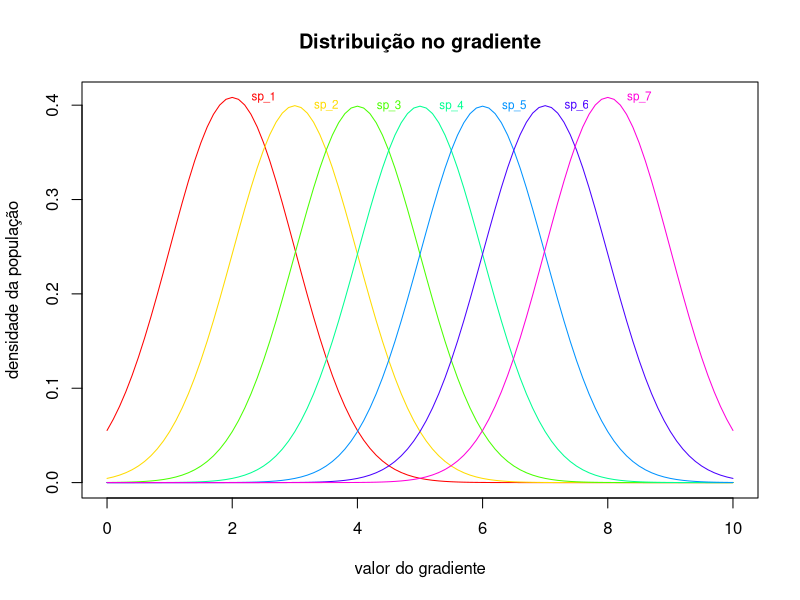
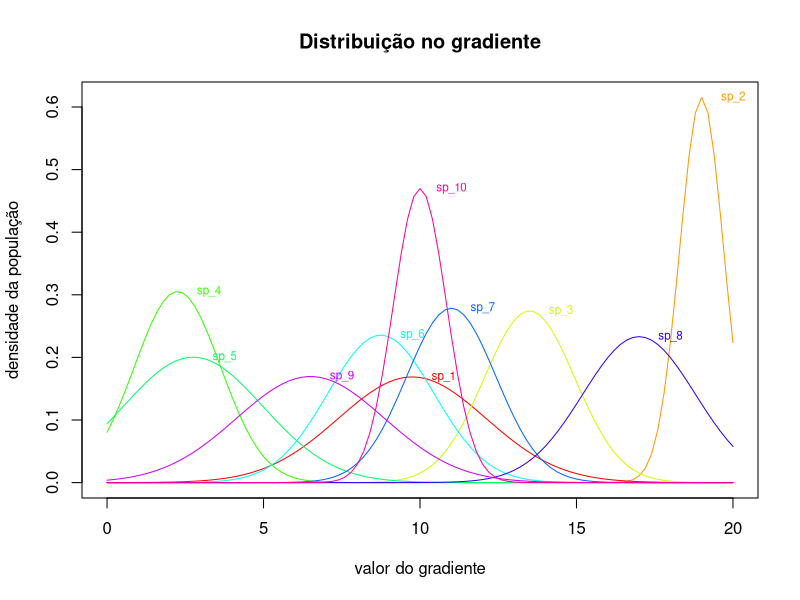
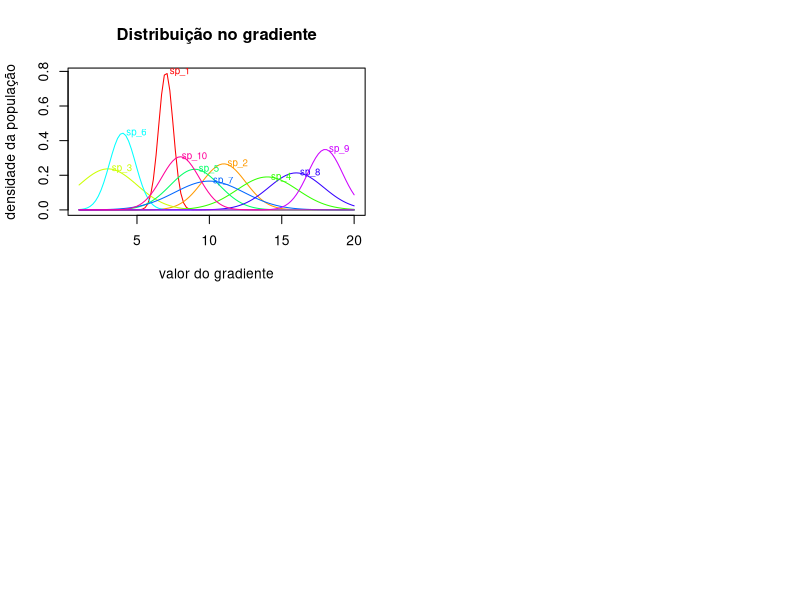
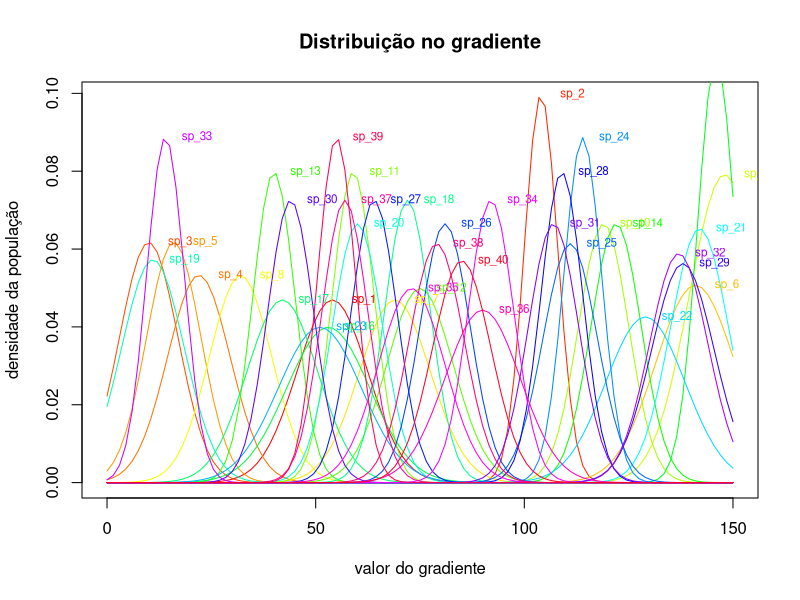
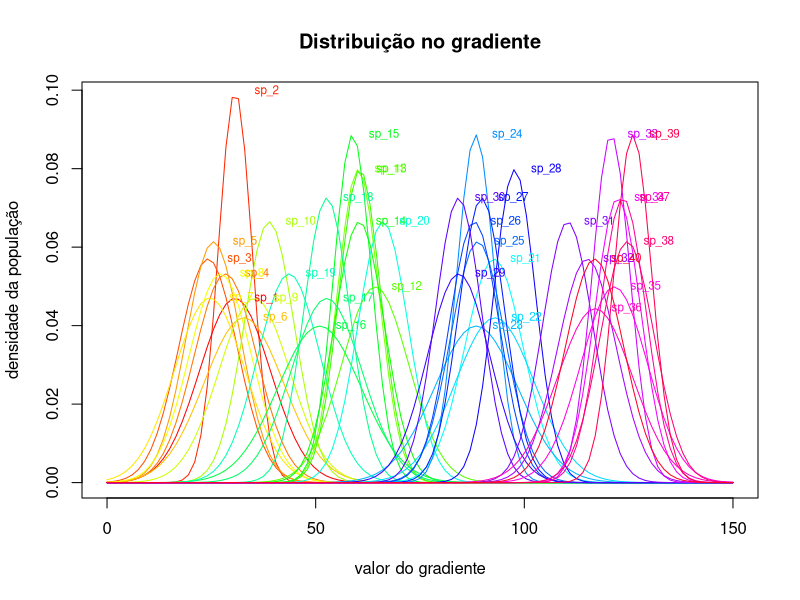
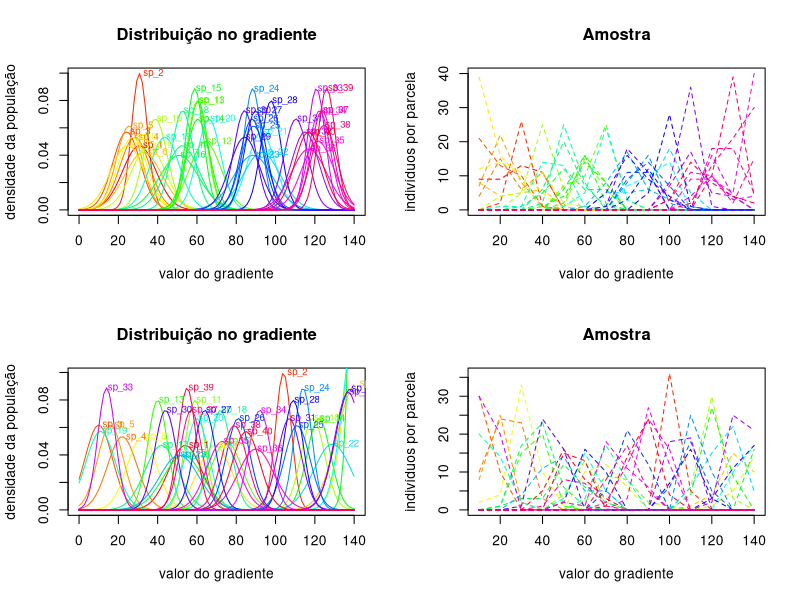

R code for these plots, in order:
## retirado do tutorial Comunidade Virtual do wiki ECOVIRTUAL # ROTEIRO MENOS DETALHADO
#melina leite


### Comunidade de plantas virtual

##funcao grafico das sps em um gradiente ambiental
graf.com=function(medias, desvios, minimo, maximo, leg=TRUE)
{
          dnorm.trunc=function(x, minimo=-Inf, maximo=Inf, media=0, desvio=1)
          {
                    res=numeric(length(x))
                    x.prov=dnorm(x,mean=media, sd=desvio)
                    ampl.norm=pnorm(maximo,mean=media, sd=desvio)-pnorm(minimo,mean=media, sd=desvio)
                    x.prov/ampl.norm
          }
          nsp=length(medias)
          cor=rainbow(nsp)
          n.min=which.min(desvios)
          curve(dnorm.trunc(x, medias[n.min], desvios[n.min], maximo=maximo, minimo=minimo),from=minimo, to=maximo, ylab="densidade da população", xlab="valor do gradiente", main="Distribuição no gradiente", col=cor[n.min])
          seqsp=1:nsp
          seqsp=seqsp[-n.min]
          for (i in seqsp)
          {
          curve(dnorm.trunc(x, medias[i], desvios[i], maximo=maximo, minimo=minimo),from=minimo, to=maximo,add=TRUE, col=cor[i])
          } 
          if(leg==TRUE)
          {
          n.medias=medias + (maximo-minimo) * 0.05
          text(n.medias[n.min], dnorm.trunc(medias[n.min], medias[n.min], desvios[n.min],maximo=maximo,minimo=minimo), labels=paste("sp",n.min,sep="_"), col=cor[n.min], cex=.7)
          text(n.medias[-n.min], dnorm.trunc(medias[-n.min], medias[-n.min], desvios[-n.min],maximo=maximo,minimo=minimo), labels=(paste("sp",seqsp,sep="_")), col=cor[-n.min], cex=.7)
          }
}  

##ex
graf.com(medias=c(2,3,4,5,6,7,8), desvios=c(1,1,1,1,1,1,1), minimo=0, maximo=10)

##
s1=seq(from=1.5, to=19.5, by=0.25)
s1
med=sample(s1, size=10)
med
desv <-runif(10,0.5,2.5)
desv

##
graf.com(medias=med, desvios=desv, minimo=0, maximo=20)

##
par(mfrow=c(2,2))
graf.com(medias=sample(2:19, size=10),desvios=sample(seq(from=0.5, to=2.5, by=0.1),10), minimo=1, maximo=20) #repetir esta funcao 3 vezes para resultar em 4 graficos na janela

dev.off()

### Comunidade discreta e continua

##
com.cont=sample(10:150, 40)
desv=sample(seq(from=4, to=10, by=0.5),40, replace=TRUE)
graf.com(medias=com.cont, desvios=desv, minimo=0, maximo=150)

##
com1=rnorm(10, mean=30, sd=5)
com2=rnorm(10, mean=60, sd=5)
com3=rnorm(10, mean=90, sd=5)
com4=rnorm(10, mean=120, sd=5)
com.disc=c(com1,com2,com3,com4)
graf.com(medias=com.disc, desvios=desv, minimo=0, maximo=150)


### Amostrando a comunidade virtual

##
amostra.com=function(medias, desvios, amostra, n.ind=100, minimo=0,
                     maximo=150)
{
          pnorm.trunc=function(x,minimo=-Inf, maximo=Inf, media=0, desvio=1)
          {
                    denom <- pnorm(maximo, mean=media, sd=desvio) - pnorm(minimo, mean=media, sd=desvio)
                    qtmp <- pnorm(x, mean=media, sd=desvio) - pnorm(minimo, mean=media, sd=desvio)
                    qtmp/denom
          }
          nsp=length(medias)
          namostra=length(amostra)
          resulta=prob.resulta=matrix(0, nrow=nsp, ncol=namostra)
          sp.name=paste("sp", 1:nsp, sep="_")
          rownames(resulta)<-sp.name
          colnames(resulta)=paste("plot", 1:namostra, sep="_")
          for(k in 1:namostra)
          {
                    for(i in 1:nsp)
                    {
                              prob.resulta[i,k]= pnorm.trunc(amostra[k]+1,minimo=minimo, maximo=maximo,media=medias[i], desvio=desvios[i])- pnorm.trunc(amostra[k],minimo=minimo, maximo=maximo,media=medias[i], desvio=desvios[i] )
                    }
                    s1=sample(sp.name, size=n.ind, prob=prob.resulta[,k], replace=TRUE)
                    conta.s1=table(s1)
                    pos.sp=match(names(conta.s1),sp.name)
                    resulta[,k][pos.sp]<-conta.s1
          }
          return(resulta)
}

##
prob.ssp=function(medias, desvios, amostra, minimo=0, maximo=150)
{
          nsp=length(medias)
          namostra=length(amostra)
          resulta=matrix(NA, nrow=nsp, ncol=namostra)
          rownames(resulta)=paste("sp", 1:nsp, sep="_")
          colnames(resulta)=paste("plot", 1:namostra, sep="_")
          for(k in 1:namostra)
          {
                    for(i in 1:nsp)
                    {
                              resulta[i,k]= pnorm.trunc(amostra[k]+1,minimo=minimo, maximo=maximo, media=medias[i], desvio=desvios[i])- pnorm.trunc(amostra[k],minimo=minimo, maximo=maximo, media=medias[i], desvio=desvios[i] )
                    }
          }
          return(resulta)
}

##
amost=seq(10,140, by=10)
amost
amost.disc<-amostra.com(medias=com.disc, desvios=desv, amostra=amost)
head(amost.disc)
amost.cont<-amostra.com(medias=com.cont, desvios=desv, amostra=amost)
head(amost.cont)

##
par(mfrow=c(2,2))
graf.com(medias=com.disc, desvios=desv, minimo=0, maximo=140)
matplot(amost,t(amost.disc), type="l", lty=2, col=rainbow(dim(amost.disc)[1]), main="Amostra",xlab='valor do gradiente',ylab='indivíduos por parcela' )
graf.com(medias=com.cont, desvios=desv, minimo=0, maximo=140)
matplot(amost,t(amost.cont), type="l", lty=2, col=rainbow(dim(amost.cont)[1]), main="Amostra",xlab='valor do gradiente',ylab='indivíduos por parcela' )

dev.off() #para fechar o dispositivo grafico e voltar o par ao "normal"